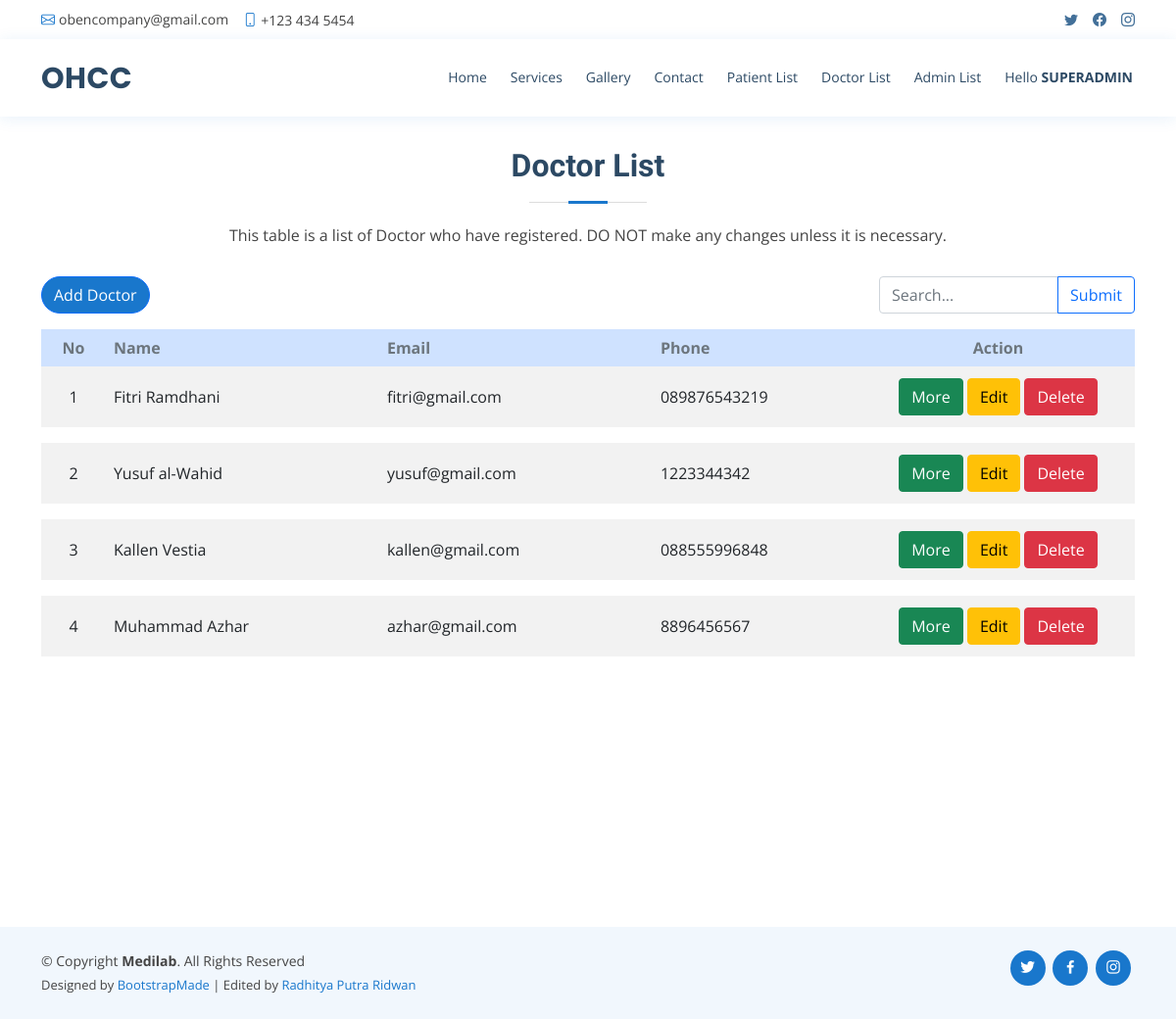
Screenshot of /php/doctorlist.php (signed in) with the database file from the repository.
### tables this page shows
CREATE TABLE `dokter` (
  `id_dokter` int(11) NOT NULL,
  `nama_dokter` varchar(100) NOT NULL,
  `email_dokter` varchar(255) NOT NULL,
  `password` varchar(255) NOT NULL,
  `telepon_dokter` char(13) NOT NULL,
  `foto_dokter` varchar(255) NOT NULL
);

### db/functions.php (called while the page is built, shortened)
<?php
    function connect() {
        $connect = mysqli_connect('localhost', 'root', '', 'tubes_213040048') or die('FAILED TO CONNECT!!');
        return $connect;
    }
    function query($sql) {
        $connect = connect();
        $result = mysqli_query($connect, $sql) or die(mysqli_error($connect));
        $rows = [];
        while($row = mysqli_fetch_assoc($result)) {
            $rows[] = $row;
        }
        return $rows;
    }

### php/doctorlist.php (the view, shortened to what this page needs)
<?php
require '../db/functions.php';
$doctor = query("SELECT * FROM dokter");
$no = 1;
?>
<head>
  <link href="../assets/vendor/fontawesome-free/css/all.min.css" rel="stylesheet">
  <link href="../assets/vendor/animate.css/animate.min.css" rel="stylesheet">
  <link href="../assets/vendor/bootstrap/css/bootstrap.min.css" rel="stylesheet">
  <link href="../assets/vendor/bootstrap-icons/bootstrap-icons.css" rel="stylesheet">
  <link href="../assets/vendor/boxicons/css/boxicons.min.css" rel="stylesheet">
  <link href="../assets/vendor/glightbox/css/glightbox.min.css" rel="stylesheet">
  <link href="../assets/vendor/remixicon/remixicon.css" rel="stylesheet">
  <link href="../assets/vendor/swiper/swiper-bundle.min.css" rel="stylesheet">
  <link href="../assets/css/style.css" rel="stylesheet">
</head>
<body>
  <?php
    include_once '../separate/topbar.php';
    include_once '../separate/header.php';
  ?>
  <section id="doctor" class="doctor">
      <div class="container">
        <div class="section-title">
          <h2>Doctor List</h2>
          <p>This table is a list of Doctor who have registered. DO NOT make any changes unless it is necessary.</p>
        </div>
        <div class="row">
          <div class="col">
            <button class="btn btn-primary rounded-pill" data-bs-toggle="modal" data-bs-target="#addModal">Add Doctor</button>
          </div>
          <div class="col-3">
            <form action="" method="POST">
              <div class="input-group mb-3">
                <input type="text" class="form-control" placeholder="Search..." aria-label="Search..." aria-describedby="button-search" name="keyword" id="keyword">
                <button class="btn btn-outline-primary" type="submit" id="button-search" name="submit">Submit</button>
              </div>
            </form>
          </div>
        </div>
        <div class="row">
          <div class="table-responsive-sm table-doctor" id="doctor-ajax">
            <table class="table table-striped table-borderless">
              <thead class="table-primary text-secondary">
                <th class="text-center">No</th>
                <th>Name</th>
                <th>Email</th>
                <th>Phone</th>
                <th colspan="2" class="text-center">Action</th>
              </thead>
              <tbody>
                <?php
                  foreach($doctor as $p) :
                ?>
                  <tr class="align-middle">
                    <td class="text-center"><?= $no++; ?></td>
                    <td class="col-3"><?= $p["nama_dokter"]; ?></td>
                    <td class="col-3"><?= $p["email_dokter"]; ?></td>
                    <td><?= $p["telepon_dokter"]; ?></td>
                    <td class="col-3 text-center">
                      <button class="btn btn-success my-1" data-bs-toggle="modal" data-bs-target="#historyModal<?= $p['id_dokter']?>">More</button>
                      <button class="btn btn-warning my-1" data-bs-toggle="modal" data-bs-target="#editModal<?= $p['id_dokter']?>">Edit</button>
                      <a href="delete.php?idDoctor=<?= $p["id_dokter"]?>" class="btn btn-danger my-1" onclick="return confirm('Are you sure you want to delete it?')">Delete</a>
                    </td>
                </tr>
                <tr>
                  <td>
                  </td>
                </tr>
              <?php endforeach; ?>
              </tbody>
            </table>
          </div>
        </div>
      </div>
    </section>
  <?php include_once '../separate/footer.php' ?>
</body>

### assets/css/style.css (style rules this page uses)
body { font-family: "Open Sans", sans-serif; color: #444444; }
a { color: #1977cc; text-decoration: none; }
h1, h2, h3, h4, h5, h6 { font-family: "Raleway", sans-serif; }
section { padding: 60px 0; overflow: hidden; }
.section-title { text-align: center; padding-bottom: 30px; }
.section-title h2 { font-size: 32px; font-weight: bold; margin-bottom: 20px; padding-bottom: 20px; position: relative; color: #2c4964; }
.section-title h2::before { content: ""; position: absolute; display: block; width: 120px; height: 1px; background: #ddd; bottom: 1px; left: calc(50% - 60px); }
.section-title h2::after { content: ""; position: absolute; display: block; width: 40px; height: 3px; background: #1977cc; bottom: 0; left: calc(50% - 20px); }
.section-title p { margin-bottom: 0; }
.patient, .admin, .doctor, .history, .profile { padding-top: 150px; }
.table-patient, .table-admin, .table-doctor, .table-history { height: 550px; overflow: auto; }
.btn-primary { background-color: #1977cc !important; }

### rows the page displays
dokter: nama_dokter "Fitri Ramdhani", email_dokter "fitri@gmail.com", telepon_dokter "089876543219"
dokter: nama_dokter "Yusuf al-Wahid", email_dokter "yusuf@gmail.com", telepon_dokter "1223344342"
dokter: nama_dokter "Kallen Vestia", email_dokter "kallen@gmail.com", telepon_dokter "088555996848"
dokter: nama_dokter "Muhammad Azhar", email_dokter "azhar@gmail.com", telepon_dokter "8896456567"

### other values shown
$_SESSION['username'] "SUPERADMIN"
